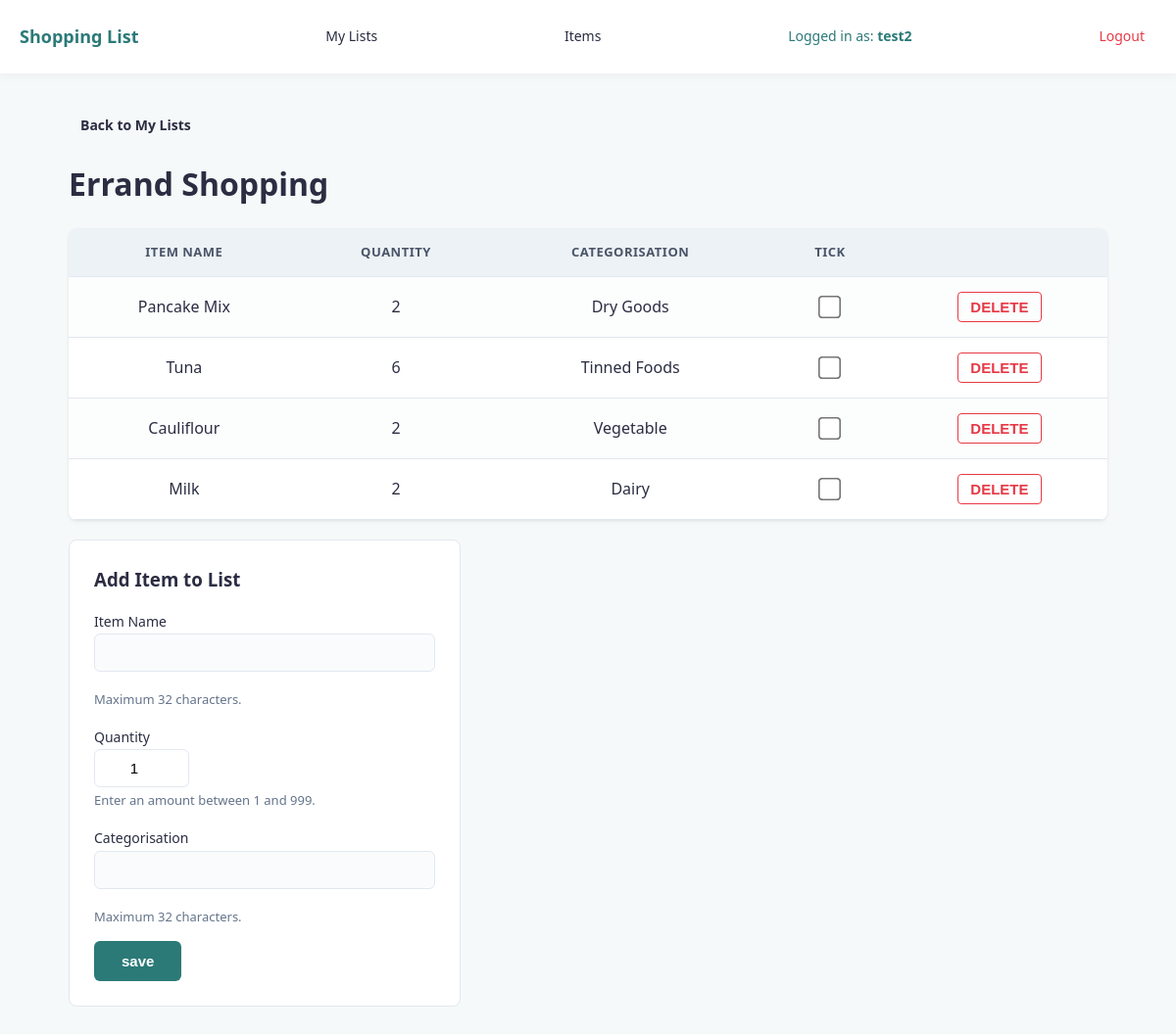
Screenshot of /list/4 (signed in) with the database file from the repository.
### tables this page shows
CREATE TABLE "lists" (list_id INTEGER NOT NULL PRIMARY KEY, list_name TEXT, user_id INTEGER REFERENCES user (user_id));

CREATE TABLE "list_contents" (`list_id` INTEGER REFERENCES `lists`(`list_id`), `item_id` INTEGER REFERENCES `item`(`item_id`), `quantity` INTEGER, "ticked" BOOLEAN);

CREATE TABLE "item" (item_id INTEGER NOT NULL PRIMARY KEY, item_name TEXT NOT NULL, "categorisation" TEXT, user_id INTEGER REFERENCES user (user_id));

### shopping_list.py (the view, shortened to what this page needs)
@app.route("/list/<int:list_id>", methods=["GET", "POST"])
def list_route(list_id=None):
    current_list = verify_list_ownership(list_id)
    if not current_list:
        return redirect(url_for("my_lists"))
    current_user_id = session["user_id"]
    error = ''
    if list_id:
        sql = """SELECT list_contents.item_id, item.item_name, list_contents.quantity, item.categorisation, list_contents.ticked
                FROM list_contents
                JOIN item ON item.item_id=list_contents.item_id
                WHERE list_contents.list_id = ?;"""
        results = query_db(sql, [list_id]) or []
    else:
        results = []
    return render_template("list.html", list=results, list_id=list_id, current_list=current_list, error=error)

### shopping_list.py (called while the page is built)
def get_db():
    db = getattr(g, '_database', None)
    if db is None:
        db = g._database = sqlite3.connect(DATABASE)
        db.row_factory = sqlite3.Row
    return db

@app.teardown_appcontext
def close_connection(exception):
    db = getattr(g, '_database', None)
    if db is not None:
        db.close()

def query_db(query, args=(), one=False, commit=False, return_id=False):
    db = get_db()
    cur = get_db().execute(query, args)
    if commit:
        db.commit()
    if return_id:
        last_id = cur.lastrowid
        cur.close()
        return last_id
    rv = cur.fetchall()
    cur.close()
    return rv[0] if (rv and one) else (None if one else rv)

def verify_list_ownership(list_id):
    if "user_id" not in session:
        return None
    sql = "SELECT * FROM lists where list_id = ? AND user_id = ?"
    return query_db(sql, [list_id, session["user_id"]], one=True)

### templates/list.html (shortened to what this page needs)
{% extends "index.html" %}
{% block body %}
<p><a href="{{ url_for('my_lists') }}" style="text-decoration: none; font-weight: bold;">Back to My Lists</a></p>
<h1>{{ current_list.list_name }}</h1>
{% if list %}
<form action="{{ url_for('list_route', list_id=list_id) }}" method="post" id="checkbox-form">
<table>
    <tr>
        <th>Item Name</th>
        <th>Quantity</th>
        <th>Categorisation</th>
        <th>tick</th>
        <th></th>
    </tr>
    {% for item in list %}
    <tr class="{% if item.ticked == 1 %}ticked-row{% endif %}">
        <td>{{ item.item_name }}</td>
        <td>{{ item.quantity }}</td>
        <td>{{ item.categorisation }}</td>
        <td>
            <input name="ticked_items" type="checkbox" value="{{ item.item_id }}" {% if item.ticked == 1 %}checked{% endif %} onchange="document.getElementById('checkbox-form').submit();">
        </td>
        <td>
            <input type="submit" value="DELETE" form="delete-form-{{ item.item_id }}">
        </td>
    </tr>
    {% endfor %}
</table>
</form>
{% else %}
<div class="card empty">
    <p>This list is currently empty. Add one to get started!</p>
</div>
{% endif %}
<div class="card" id="add-items">
    <h3>Add Item to List</h3>
    <form action="{{ url_for('list_route', list_id=list_id) }}" method="post">
        <label for="item_name">Item Name</label><br>
        <input name="item_name" list="food"><br>
        <p class="guidelines">Maximum 32 characters.</p>
        <label for="quantity">Quantity</label><br>
        <input type="number" name="quantity" value="1"><br>
        <p class="guidelines">Enter an amount between 1 and 999.</p>
        <label for="item_categorisation">Categorisation</label><br>
        <input list="food-type" name="categorisation" id="item_categorisation"><br>
        <p class="guidelines">Maximum 32 characters.</p>
        <input type="submit" value="save">
    </form>
</div>
{% endblock  %}

### static/style.css (style rules this page uses)
:root { --primary-colour: #2b7a78; --primary-hover: #3a9694; --bg-colour: #f6f9f9; --card-bg: #ffffff; --text-colour: #2b2d42; --border-colour: #e2e8f0; --delete-colour: #e63946; }
body { font-family: system-ui, -apple-system, BlinkMacSystemFont, 'Segoe UI', Roboto, Oxygen, Ubuntu, Cantarell, 'Open Sans', 'Helvetica Neue', sans-serif; background-color: var(--bg-colour); color: var(--text-colour); margin: 0; padding: 0; line-height: 1.6; }
nav a, nav span, p a { color: var(--text-colour); text-decoration: none; font-weight: 500; padding: 8px 12px; border-radius: 6px; font-size: clamp(14px, 1.1vw, 18px); }
h1 { color: var(--text-colour); margin-bottom: 20px; }
h3 { color: var(--text-colour); margin-top: 0; margin-bottom: 15px; }
.card { background-color: var(--card-bg); border-radius: 8px; border: 1px solid var(--border-colour); box-sizing: border-box; }
input[type="text"], input[list], input[type="password"] { width: 100%; max-width: 100%; padding: 10px 12px; font-size: 15px; border: 1px solid var(--border-colour); border-radius: 6px; box-sizing: border-box; background-color: #fafbfc; margin-bottom: 15px; }
table { width: 100%; border-collapse: collapse; background-color: var(--card-bg); border-radius: 8px; overflow: hidden; box-shadow: 0 4px 6px rgba(0, 0, 0, 0.02), 0 1px 3px rgba(0, 0, 0, 0.08); margin: 20px 0; }
table, th, td { border: none; }
th { background-color: #edf2f7; color: #4a5568; font-weight: 600; text-transform: uppercase; font-size: 13px; letter-spacing: 0.5px; border-bottom: 1px solid var(--border-colour); }
th, td { padding: 14px 20px; text-align: center; vertical-align: middle; border-bottom: 1px solid var(--border-colour); }
tr:nth-child(even) td { background-color: #fcfdfd; }
#create-list, #add-items { padding: 25px; max-width: 400px; width: 100%; box-sizing: border-box; }
p { color: #64748b; font-size: 16px; margin: 0; }
.guidelines { font-size: 13px; margin: 4px 0 15px 0; line-height: 1.5; }
label { font-size: 14px; font-weight: 500; }
form table input[type="checkbox"] { transform: scale(1.8); margin: 10px auto; display: block; cursor: pointer; }
input[type="number"] { width: 75px; padding: 10px; font-size: 15px; text-align: center; border: 1px solid var(--border-colour); border-radius: 6px; }
input[type="submit"] { background-color: var(--primary-colour); color: #ffffff; padding: 12px 28px; font-size: 15px; font-weight: 600; border: none; border-radius: 6px; cursor: pointer; }
input[value="DELETE"] { background-color: transparent; color: var(--delete-colour); border: 1px solid var(--delete-colour); padding: 6px 12px; border-radius: 4px; font-weight: 600; cursor: pointer; }

### rows the page displays
lists: list_name "Errand Shopping"
list_contents: item_name "Pancake Mix", quantity "2", categorisation "Dry Goods"
list_contents: item_name "Tuna", quantity "6", categorisation "Tinned Foods"
list_contents: item_name "Cauliflour", quantity "2", categorisation "Vegetable"
list_contents: item_name "Milk", quantity "2", categorisation "Dairy"

### other values shown
{{ session.get('username') }} "test2"
